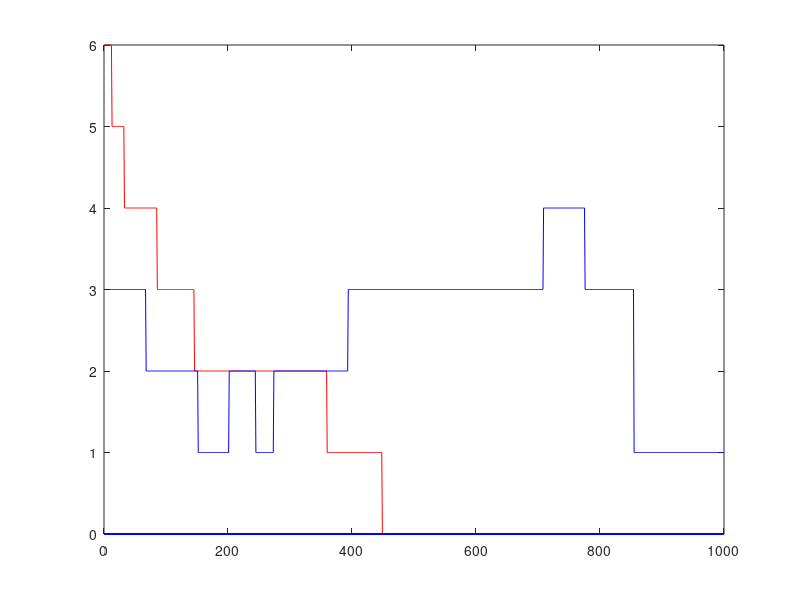

Write the MATLAB code that produced this figure.
%clc
rng('shuffle');%%seed rnd 
N = 10;
Tm = 1000;
beta1 = .0005;
beta2 = .0005;
delta1 =.004;
delta2 = .004;
adj1 = randi([0,1], N);
B=adj1'+adj1;
B(1:N+1:end)=diag(adj1);
adj1 = mod(B,2);
adj2 = randi([0,1], N);
B=adj2'+adj2;
B(1:N+1:end)=diag(adj2);
adj2 = mod(B,2);
node = randi([0,2],1,N);
infected_meme1 = zeros(Tm);
infected_meme2 = zeros(Tm);
S1 = (1- delta1)*eye(N) + beta1*adj1;
S2 = (1- delta2)*eye(N) + beta1*adj2;
Eig1 = eigs(S1,2)
Eig2 = eigs(S2,2)
for t = 1:Tm
  for nd = 1:N
       C1 = 0;
       C2 = 0;
      
    if node(nd) == 0
      for nb = 1:N
          if adj1(nd,nb) == 1
            if node(nb) == 1 && rand(1)<beta1 
                C1=C1+1;
            end
             if node(nb) == 2 && rand(1)<beta2 
                C2=C2+1;
            end
          end
      end
       if   C1>C2
           node(nd) = 1;
       end
       if C2>C1 
           node(nd) = 2;
       end
      else
             if node(nd) == 1 && rand(1)<delta1 
               node(nd) = 0;
             elseif node(nd) == 2 && rand(1)<delta1
                node(nd) = 0;
            end
    end
   end
   infected_meme1(t) = sum(node(:) == 1);
   infected_meme2(t) = sum(node(:) == 2);
end
x = linspace(1,Tm,Tm);
%disp(node);
%figure
plot(x,infected_meme1,'red',x,infected_meme2,'blue')
clearvars()
